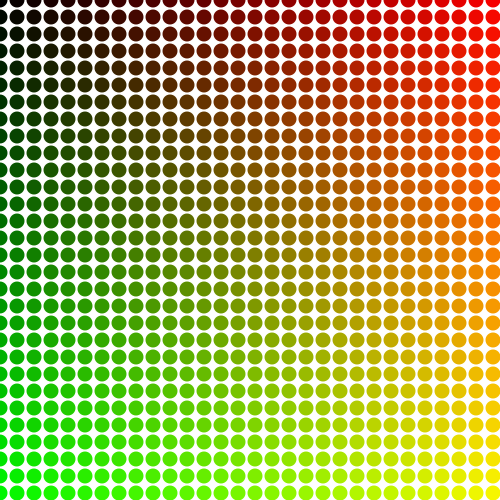
Frame 1 (no input)
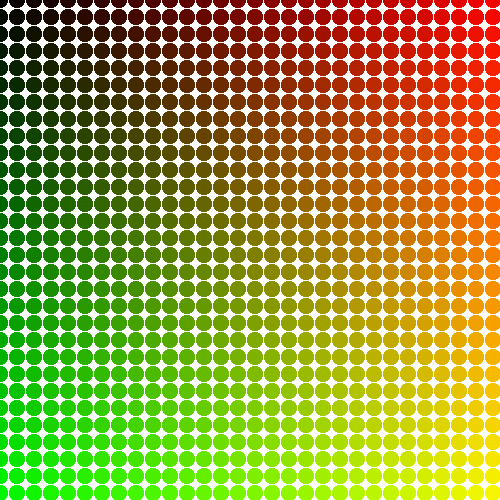
Frame 60 (the mouse pressed at the canvas centre just before this capture)
Frame 120 (the mouse held since frame 60 and released just before this capture): identical to frame 60, image omitted

The Processing sketch that drew these frames (run headless with seeded random() and noise(); from frame 60 on, the mouse is pressed at the canvas centre):

// Processing sketch: processing_99796
// ── processing_99796.pde

void setup(){
  size(500, 500);
  background(255);
  smooth();
  noStroke();
}

void draw(){
  int r=15;
  for(int i=0;i<width;i+=r+2){
    for(int j=0;j<height;j+=r+2){
      fill(i/2, j/2, 0); 
      ellipse(i, j, r, r);
    }
  }
}
